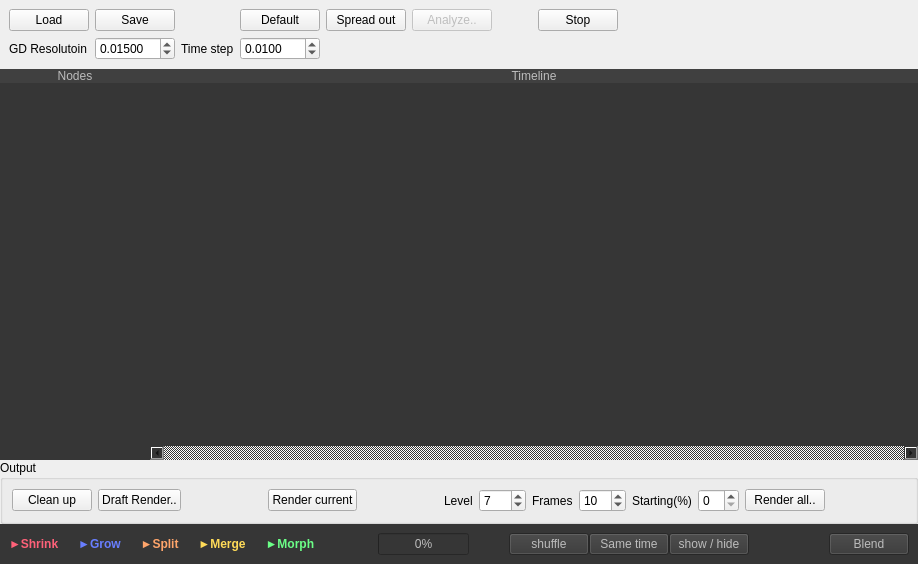
<?xml version="1.0" encoding="UTF-8"?>
<ui version="4.0">
 <class>SchedulerWidget</class>
 <widget class="QWidget" name="SchedulerWidget">
  <property name="geometry">
   <rect>
    <x>0</x>
    <y>0</y>
    <width>918</width>
    <height>564</height>
   </rect>
  </property>
  <property name="sizePolicy">
   <sizepolicy hsizetype="Expanding" vsizetype="Preferred">
    <horstretch>0</horstretch>
    <verstretch>0</verstretch>
   </sizepolicy>
  </property>
  <property name="minimumSize">
   <size>
    <width>0</width>
    <height>300</height>
   </size>
  </property>
  <property name="windowTitle">
   <string>Form</string>
  </property>
  <layout class="QVBoxLayout" name="verticalLayout">
   <property name="spacing">
    <number>0</number>
   </property>
   <property name="margin">
    <number>0</number>
   </property>
   <item>
    <widget class="QWidget" name="mainWidget" native="true">
     <layout class="QGridLayout" name="gridLayout">
      <property name="margin">
       <number>0</number>
      </property>
      <property name="spacing">
       <number>0</number>
      </property>
      <item row="3" column="0">
       <widget class="QWidget" name="nodesWrapperWidget" native="true">
        <property name="sizePolicy">
         <sizepolicy hsizetype="Fixed" vsizetype="Preferred">
          <horstretch>0</horstretch>
          <verstretch>0</verstretch>
         </sizepolicy>
        </property>
        <property name="maximumSize">
         <size>
          <width>150</width>
          <height>16777215</height>
         </size>
        </property>
        <property name="styleSheet">
         <string notr="true">background:#363636</string>
        </property>
        <layout class="QVBoxLayout" name="verticalLayout_2">
         <property name="spacing">
          <number>0</number>
         </property>
         <property name="margin">
          <number>0</number>
         </property>
         <item>
          <widget class="QLabel" name="nodesLabel">
           <property name="styleSheet">
            <string notr="true">background:#404040; color: #BCBCBC;</string>
           </property>
           <property name="text">
            <string>Nodes</string>
           </property>
           <property name="alignment">
            <set>Qt::AlignCenter</set>
           </property>
           <property name="margin">
            <number>5</number>
           </property>
          </widget>
         </item>
         <item>
          <widget class="QWidget" name="nodesWidget" native="true">
           <layout class="QVBoxLayout" name="verticalLayout_4">
            <property name="spacing">
             <number>0</number>
            </property>
            <property name="margin">
             <number>0</number>
            </property>
            <item>
             <widget class="QListWidget" name="nodesList">
              <property name="styleSheet">
               <string notr="true">color: #BCBCBC;</string>
              </property>
              <property name="frameShape">
               <enum>QFrame::NoFrame</enum>
              </property>
             </widget>
            </item>
           </layout>
          </widget>
         </item>
        </layout>
       </widget>
      </item>
      <item row="0" column="0" colspan="2">
       <widget class="QWidget" name="blendControls" native="true">
        <property name="enabled">
         <bool>true</bool>
        </property>
        <property name="sizePolicy">
         <sizepolicy hsizetype="Minimum" vsizetype="Minimum">
          <horstretch>0</horstretch>
          <verstretch>0</verstretch>
         </sizepolicy>
        </property>
        <layout class="QGridLayout" name="gridLayout_2">
         <item row="0" column="13">
          <spacer name="horizontalSpacer">
           <property name="orientation">
            <enum>Qt::Horizontal</enum>
           </property>
           <property name="sizeHint" stdset="0">
            <size>
             <width>40</width>
             <height>20</height>
            </size>
           </property>
          </spacer>
         </item>
         <item row="0" column="10">
          <spacer name="horizontalSpacer_2">
           <property name="orientation">
            <enum>Qt::Horizontal</enum>
           </property>
           <property name="sizeType">
            <enum>QSizePolicy::Fixed</enum>
           </property>
           <property name="sizeHint" stdset="0">
            <size>
             <width>40</width>
             <height>20</height>
            </size>
           </property>
          </spacer>
         </item>
         <item row="0" column="11">
          <widget class="QPushButton" name="stopButton">
           <property name="text">
            <string>Stop</string>
           </property>
          </widget>
         </item>
         <item row="0" column="7">
          <widget class="QPushButton" name="diffTimeButton">
           <property name="text">
            <string>Spread out</string>
           </property>
          </widget>
         </item>
         <item row="2" column="1">
          <widget class="QDoubleSpinBox" name="gdResolution">
           <property name="decimals">
            <number>5</number>
           </property>
           <property name="minimum">
            <double>0.000010000000000</double>
           </property>
           <property name="maximum">
            <double>0.100000000000000</double>
           </property>
           <property name="singleStep">
            <double>0.001000000000000</double>
           </property>
           <property name="value">
            <double>0.015000000000000</double>
           </property>
          </widget>
         </item>
         <item row="0" column="1">
          <widget class="QPushButton" name="saveButton">
           <property name="text">
            <string>Save</string>
           </property>
          </widget>
         </item>
         <item row="0" column="0">
          <widget class="QPushButton" name="loadButton">
           <property name="text">
            <string>Load</string>
           </property>
          </widget>
         </item>
         <item row="2" column="0">
          <widget class="QLabel" name="label_3">
           <property name="text">
            <string>GD Resolutoin</string>
           </property>
          </widget>
         </item>
         <item row="0" column="3">
          <widget class="QPushButton" name="defaultScheduleButton">
           <property name="text">
            <string>Default</string>
           </property>
          </widget>
         </item>
         <item row="2" column="3">
          <widget class="QDoubleSpinBox" name="timeStep">
           <property name="decimals">
            <number>4</number>
           </property>
           <property name="minimum">
            <double>0.000100000000000</double>
           </property>
           <property name="maximum">
            <double>0.100000000000000</double>
           </property>
           <property name="singleStep">
            <double>0.005000000000000</double>
           </property>
           <property name="value">
            <double>0.010000000000000</double>
           </property>
          </widget>
         </item>
         <item row="2" column="2">
          <widget class="QLabel" name="label_4">
           <property name="text">
            <string>Time step</string>
           </property>
          </widget>
         </item>
         <item row="0" column="9">
          <widget class="QPushButton" name="analyzeButton">
           <property name="enabled">
            <bool>false</bool>
           </property>
           <property name="text">
            <string>Analyze..</string>
           </property>
          </widget>
         </item>
        </layout>
       </widget>
      </item>
      <item row="3" column="1">
       <widget class="QWidget" name="tasksWrapperWidget" native="true">
        <property name="styleSheet">
         <string notr="true">background:#363636</string>
        </property>
        <layout class="QVBoxLayout" name="verticalLayout_3">
         <property name="spacing">
          <number>0</number>
         </property>
         <property name="margin">
          <number>0</number>
         </property>
         <item>
          <widget class="QLabel" name="timelineLabel">
           <property name="styleSheet">
            <string notr="true">background:#404040; color: #BCBCBC;</string>
           </property>
           <property name="text">
            <string>Timeline</string>
           </property>
           <property name="alignment">
            <set>Qt::AlignCenter</set>
           </property>
           <property name="margin">
            <number>5</number>
           </property>
          </widget>
         </item>
         <item>
          <widget class="QGraphicsView" name="timelineView">
           <property name="mouseTracking">
            <bool>true</bool>
           </property>
           <property name="styleSheet">
            <string notr="true">QScrollBar:horizontal {
     border: 0px solid black;
     background: #4D4D4D;
     height: 18px;
     margin: 0px 20px 0 20px;
 }
 QScrollBar::handle:horizontal {
     background: #4D4D4D;
     min-width: 15px;
 }
 QScrollBar::add-line:horizontal {
     border: 0px solid black;
     background: #4D4D4D;
     width: 19px;
     subcontrol-position: right;
     subcontrol-origin: margin;
	image: url(:/images/rightArrow.png);
 }

 QScrollBar::sub-line:horizontal {
     border: 0px solid black;
     background: #4D4D4D;
     width:19px;
     subcontrol-position: left;
     subcontrol-origin: margin;
	image: url(:/images/leftArrow.png);
 }
</string>
           </property>
           <property name="frameShape">
            <enum>QFrame::NoFrame</enum>
           </property>
           <property name="horizontalScrollBarPolicy">
            <enum>Qt::ScrollBarAlwaysOn</enum>
           </property>
           <property name="alignment">
            <set>Qt::AlignLeading|Qt::AlignLeft|Qt::AlignTop</set>
           </property>
           <property name="renderHints">
            <set>QPainter::Antialiasing|QPainter::HighQualityAntialiasing|QPainter::SmoothPixmapTransform|QPainter::TextAntialiasing</set>
           </property>
           <property name="dragMode">
            <enum>QGraphicsView::RubberBandDrag</enum>
           </property>
           <property name="viewportUpdateMode">
            <enum>QGraphicsView::FullViewportUpdate</enum>
           </property>
          </widget>
         </item>
         <item>
          <widget class="QWidget" name="tasksWidget" native="true">
           <layout class="QHBoxLayout" name="horizontalLayout_2">
            <property name="spacing">
             <number>0</number>
            </property>
            <property name="margin">
             <number>0</number>
            </property>
           </layout>
          </widget>
         </item>
        </layout>
       </widget>
      </item>
      <item row="5" column="0" colspan="2">
       <layout class="QHBoxLayout" name="showHideLayout">
        <item>
         <widget class="QWidget" name="widget" native="true">
          <property name="styleSheet">
           <string notr="true">background:#363636;color: #BCBCBC;</string>
          </property>
          <layout class="QGridLayout" name="gridLayout_4">
           <property name="spacing">
            <number>0</number>
           </property>
           <item row="0" column="0">
            <layout class="QHBoxLayout" name="horizontalLayout">
             <property name="spacing">
              <number>0</number>
             </property>
             <item>
              <widget class="QLabel" name="label_10">
               <property name="text">
                <string>&lt;html&gt;
&lt;head/&gt;
&lt;body&gt;&lt;p&gt;

&lt;span style=&quot; font-weight:600; color:#ff6179;&quot;&gt;►Shrink   &amp;nbsp;&amp;nbsp;&amp;nbsp;&amp;nbsp;   &lt;/span&gt;
&lt;span style=&quot; font-weight:600; color:#687eff;&quot;&gt;►Grow  &amp;nbsp;&amp;nbsp;&amp;nbsp;&amp;nbsp;    &lt;/span&gt;
&lt;span style=&quot; font-weight:600; color:#ffa56b;&quot;&gt;►Split    &amp;nbsp;&amp;nbsp;&amp;nbsp;&amp;nbsp;  &lt;/span&gt;
&lt;span style=&quot; font-weight:600; color:#ffdb58;&quot;&gt;►Merge   &amp;nbsp;&amp;nbsp;&amp;nbsp;&amp;nbsp;   &lt;/span&gt;
&lt;span style=&quot; font-weight:600; color:#6bff87;&quot;&gt;►Morph    &amp;nbsp;&amp;nbsp;&amp;nbsp;&amp;nbsp;  &lt;/span&gt;

&lt;/body&gt;
&lt;/html&gt;</string>
               </property>
               <property name="textFormat">
                <enum>Qt::RichText</enum>
               </property>
              </widget>
             </item>
            </layout>
           </item>
           <item row="0" column="6">
            <widget class="QPushButton" name="showAllButton">
             <property name="styleSheet">
              <string notr="true"/>
             </property>
             <property name="text">
              <string>show / hide</string>
             </property>
            </widget>
           </item>
           <item row="0" column="1">
            <spacer name="horizontalSpacer_6">
             <property name="orientation">
              <enum>Qt::Horizontal</enum>
             </property>
             <property name="sizeType">
              <enum>QSizePolicy::Expanding</enum>
             </property>
             <property name="sizeHint" stdset="0">
              <size>
               <width>40</width>
               <height>20</height>
              </size>
             </property>
            </spacer>
           </item>
           <item row="0" column="9">
            <widget class="QPushButton" name="blendButton">
             <property name="text">
              <string>Blend</string>
             </property>
            </widget>
           </item>
           <item row="0" column="5">
            <widget class="QPushButton" name="sameTimeButton">
             <property name="text">
              <string>Same time</string>
             </property>
            </widget>
           </item>
           <item row="0" column="8">
            <spacer name="horizontalSpacer_7">
             <property name="orientation">
              <enum>Qt::Horizontal</enum>
             </property>
             <property name="sizeType">
              <enum>QSizePolicy::Fixed</enum>
             </property>
             <property name="sizeHint" stdset="0">
              <size>
               <width>80</width>
               <height>20</height>
              </size>
             </property>
            </spacer>
           </item>
           <item row="0" column="2">
            <widget class="QProgressBar" name="progressBar">
             <property name="value">
              <number>0</number>
             </property>
            </widget>
           </item>
           <item row="0" column="3">
            <spacer name="horizontalSpacer_8">
             <property name="orientation">
              <enum>Qt::Horizontal</enum>
             </property>
             <property name="sizeType">
              <enum>QSizePolicy::Fixed</enum>
             </property>
             <property name="sizeHint" stdset="0">
              <size>
               <width>40</width>
               <height>20</height>
              </size>
             </property>
            </spacer>
           </item>
           <item row="0" column="4">
            <widget class="QPushButton" name="shuffleButton">
             <property name="text">
              <string>shuffle</string>
             </property>
            </widget>
           </item>
          </layout>
         </widget>
        </item>
       </layout>
      </item>
      <item row="4" column="0" colspan="2">
       <widget class="QGroupBox" name="synthesisControl">
        <property name="title">
         <string>Output</string>
        </property>
        <layout class="QGridLayout" name="gridLayout_3">
         <item row="0" column="13">
          <spacer name="horizontalSpacer_3">
           <property name="orientation">
            <enum>Qt::Horizontal</enum>
           </property>
           <property name="sizeHint" stdset="0">
            <size>
             <width>40</width>
             <height>20</height>
            </size>
           </property>
          </spacer>
         </item>
         <item row="0" column="6">
          <widget class="QSpinBox" name="reconLevel">
           <property name="minimum">
            <number>4</number>
           </property>
           <property name="maximum">
            <number>100</number>
           </property>
           <property name="value">
            <number>7</number>
           </property>
          </widget>
         </item>
         <item row="0" column="2">
          <spacer name="horizontalSpacer_5">
           <property name="orientation">
            <enum>Qt::Horizontal</enum>
           </property>
           <property name="sizeHint" stdset="0">
            <size>
             <width>40</width>
             <height>20</height>
            </size>
           </property>
          </spacer>
         </item>
         <item row="0" column="1">
          <widget class="QPushButton" name="draftRenderButton">
           <property name="text">
            <string>Draft Render..</string>
           </property>
          </widget>
         </item>
         <item row="0" column="3">
          <widget class="QPushButton" name="renderCurrentButton">
           <property name="text">
            <string>Render current</string>
           </property>
          </widget>
         </item>
         <item row="0" column="4">
          <spacer name="horizontalSpacer_4">
           <property name="orientation">
            <enum>Qt::Horizontal</enum>
           </property>
           <property name="sizeHint" stdset="0">
            <size>
             <width>40</width>
             <height>20</height>
            </size>
           </property>
          </spacer>
         </item>
         <item row="0" column="8">
          <widget class="QSpinBox" name="renderCount">
           <property name="toolTip">
            <string>Value of -1 gives entire sequence</string>
           </property>
           <property name="minimum">
            <number>-1</number>
           </property>
           <property name="maximum">
            <number>500</number>
           </property>
           <property name="singleStep">
            <number>10</number>
           </property>
           <property name="value">
            <number>10</number>
           </property>
          </widget>
         </item>
         <item row="0" column="0">
          <widget class="QPushButton" name="cleanUpButton">
           <property name="text">
            <string>Clean up</string>
           </property>
          </widget>
         </item>
         <item row="0" column="12">
          <widget class="QPushButton" name="renderAllButton">
           <property name="text">
            <string>Render all..</string>
           </property>
          </widget>
         </item>
         <item row="0" column="5">
          <widget class="QLabel" name="label_2">
           <property name="text">
            <string>Level</string>
           </property>
          </widget>
         </item>
         <item row="0" column="7">
          <widget class="QLabel" name="label">
           <property name="text">
            <string>Frames</string>
           </property>
          </widget>
         </item>
         <item row="0" column="10">
          <widget class="QLabel" name="label_5">
           <property name="text">
            <string>Starting(%)</string>
           </property>
          </widget>
         </item>
         <item row="0" column="11">
          <widget class="QSpinBox" name="startPercentage">
           <property name="singleStep">
            <number>10</number>
           </property>
          </widget>
         </item>
        </layout>
       </widget>
      </item>
     </layout>
    </widget>
   </item>
  </layout>
 </widget>
 <resources/>
 <connections/>
</ui>
